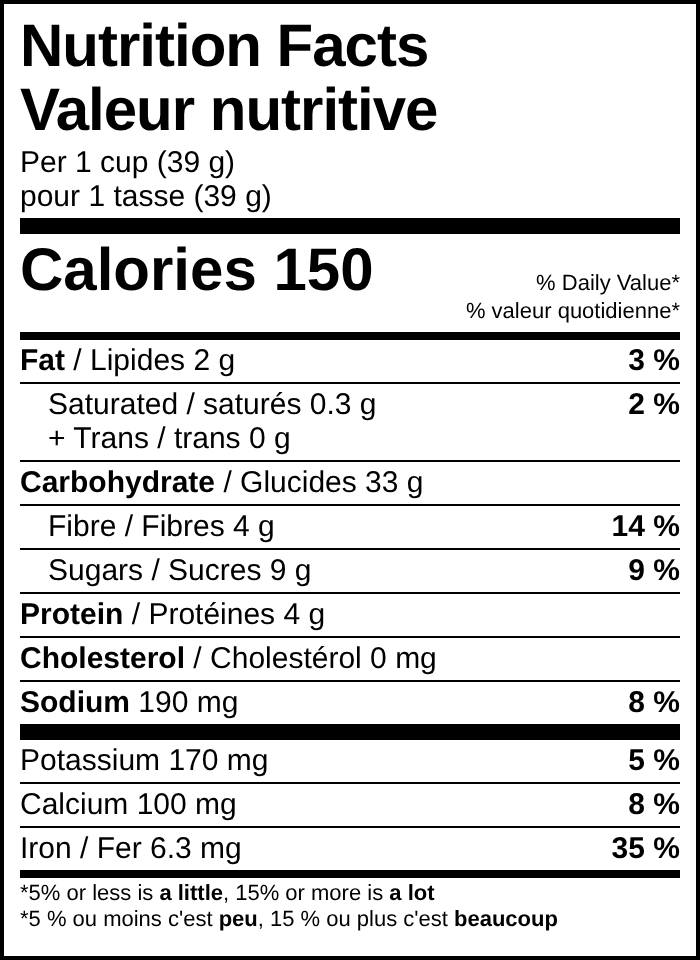
#> input picture test/ocr/img/cereal-ca.png, 700 x 960 px
$ python -i distort.py   (imports and definitions only)
#> lines starting #> are read from the running program, lines starting #| are printed output that depends on the picture
#> further down, picture is the input picture: PIL image 700x960 RGB; min 0, max 255, mean 213.7
# Phone-photo-like variants of the clean renders: rotation (small/90/180), blur, perspective + uneven light + noise + JPEG.
import json, random, numpy as np
from PIL import Image, ImageFilter, ImageDraw
# [1 line not run here, left out]
# [1 line that did not run here, left out]
def on_bg(im, pad=80, col=(196, 120, 60)):
#> called with pad = 120, col = (60, 140, 80)
    bg = Image.new('RGB', (im.width + 2 * pad, im.height + 2 * pad), col); bg.paste(im, (pad, pad)); return bg
#> after `bg = Image.new('RGB', (im.width + 2 * pad, im.height + 2 * pad), col)`:
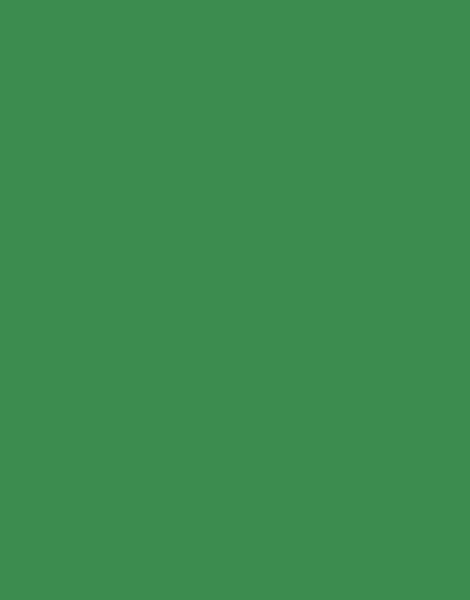
#> bg: PIL image 940x1200 RGB (shown at 1/2 size); mean R, G, B 60, 140, 80
#> after `bg.paste(im, (pad, pad))`:
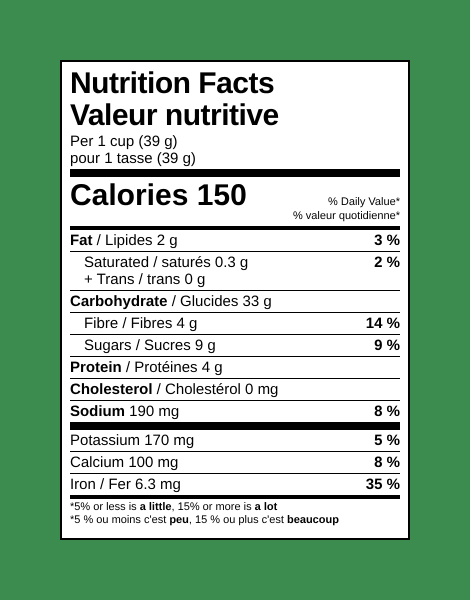
#> bg: PIL image 940x1200 RGB (shown at 1/2 size); mean R, G, B 151.5, 183.9, 159.6
def photo(im):
    im = on_bg(im.convert('RGB'), 120, random.choice([(40, 90, 160), (200, 60, 40), (230, 200, 60), (60, 140, 80)]))
    w, h = im.size; d = 0.06
#> after `w, h = im.size`: w = 940; h = 1200
    src = [(0, 0), (w, 0), (w, h), (0, h)]
    dst = [(w*random.uniform(0, d), h*random.uniform(0, d)), (w*(1-random.uniform(0, d)), h*random.uniform(0, d)), (w*(1-random.uniform(0, d)), h*(1-random.uniform(0, d))), (w*random.uniform(0, d), h*(1-random.uniform(0, d)))]
    A = []; B = []
    for (x, y), (u, v) in zip(dst, src):
        A += [[x, y, 1, 0, 0, 0, -u*x, -u*y], [0, 0, 0, x, y, 1, -v*x, -v*y]]; B += [u, v]
    coef = np.linalg.solve(np.array(A), np.array(B))
    im = im.transform((w, h), Image.PERSPECTIVE, coef, Image.BICUBIC, fillcolor=(30, 30, 30))
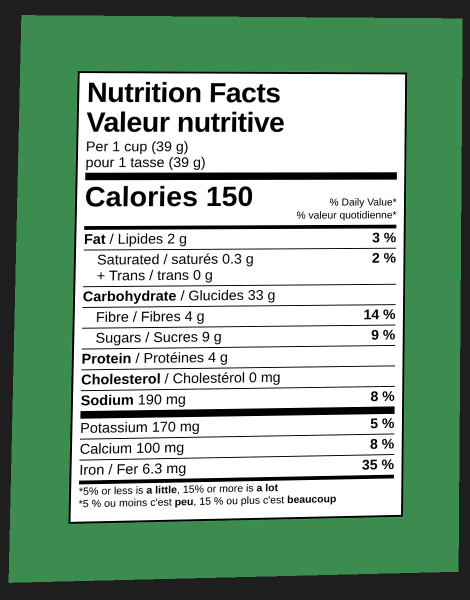
#> im: PIL image 940x1200 RGB (shown at 1/2 size); mean R, G, B 137.5, 166.1, 144.6
    im = im.rotate(random.uniform(-6, 6), Image.BICUBIC, expand=True, fillcolor=(30, 30, 30))
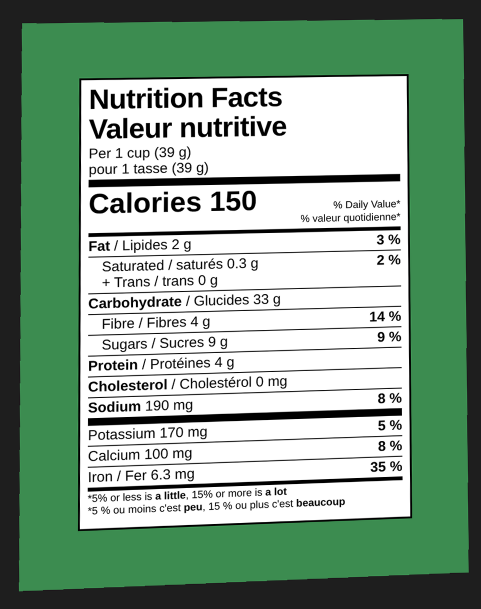
#> im: PIL image 962x1218 RGB (shown at 1/2 size); mean R, G, B 133.3, 160.9, 140.2
    a = np.asarray(im).astype(np.float32)
    yy, xx = np.mgrid[0:a.shape[0], 0:a.shape[1]]
    light = 0.62 + 0.38 * (xx / a.shape[1] * 0.6 + yy / a.shape[0] * 0.4)            # shadow gradient
    a = a * light[..., None] * np.array([1.0, 0.97, 0.9]) + np.random.normal(0, 7, a.shape)  # warm cast + sensor noise
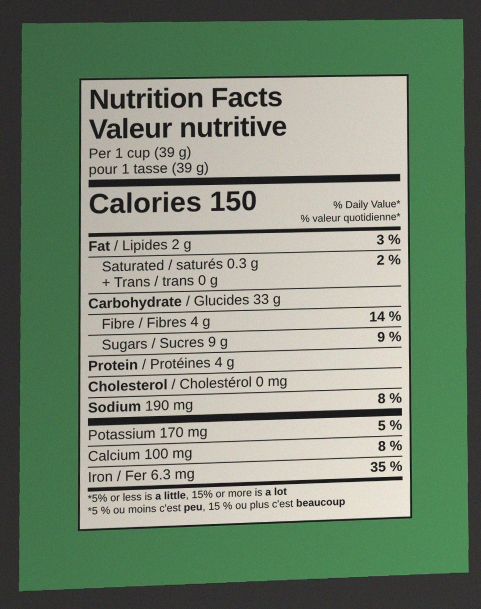
#> a: shape (1218, 962, 3) float64 (shown at 1/2 size); mean R, G, B 108.3, 126.7, 102.5; drawn with min black and max white
    im = Image.fromarray(np.clip(a, 0, 255).astype(np.uint8)).filter(ImageFilter.GaussianBlur(0.9))
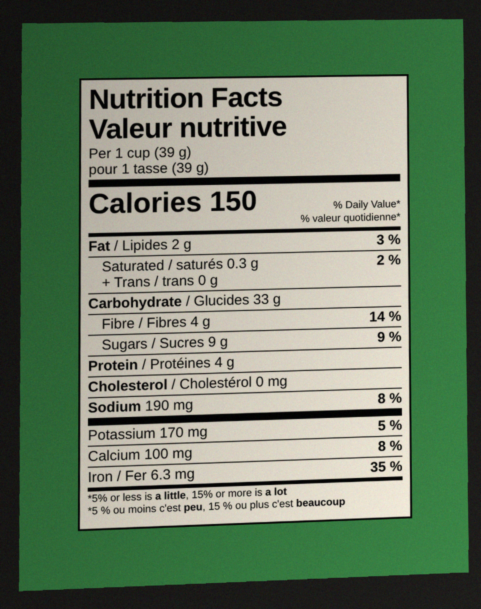
#> im: PIL image 962x1218 RGB (shown at 1/2 size); mean R, G, B 107.9, 126.4, 102.1
    s = 1400 / max(im.size); im = im.resize((int(im.width * s), int(im.height * s)), Image.LANCZOS)
#> after `s = 1400 / max(im.size)`: s = 1.15
#> after `im = im.resize((int(im.width * s), int(im.height * s)), Image.LANCZOS)`:
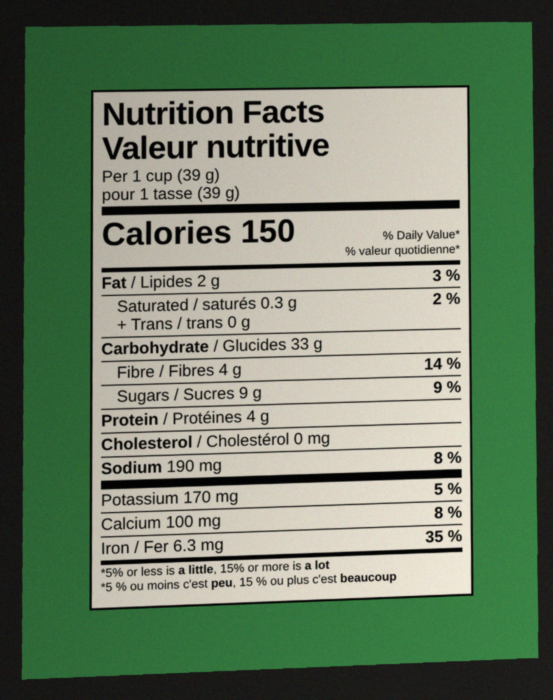
#> im: PIL image 1105x1400 RGB (shown at 1/2 size); mean R, G, B 107.9, 126.4, 102.1
    return im
V = {}
# [14 lines not run here, left out]

>>> from PIL import Image
>>> picture = Image.open('img/cereal-ca.png')
>>> result = photo(picture)

$ run again, on test/ocr/img/crackers-ca~rot5.png
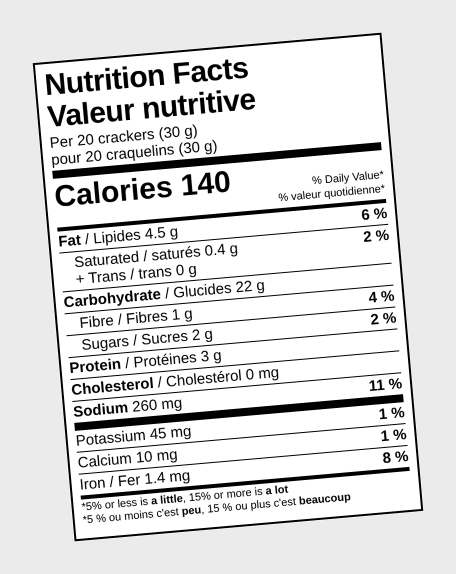
#> input picture test/ocr/img/crackers-ca~rot5.png, 912 x 1148 px (shown at 1/2 size)
#> picture is the input picture: PIL image 912x1148 RGB; min 0, max 255, mean 221.1
#> in on_bg, `bg.paste(im, (pad, pad))`:
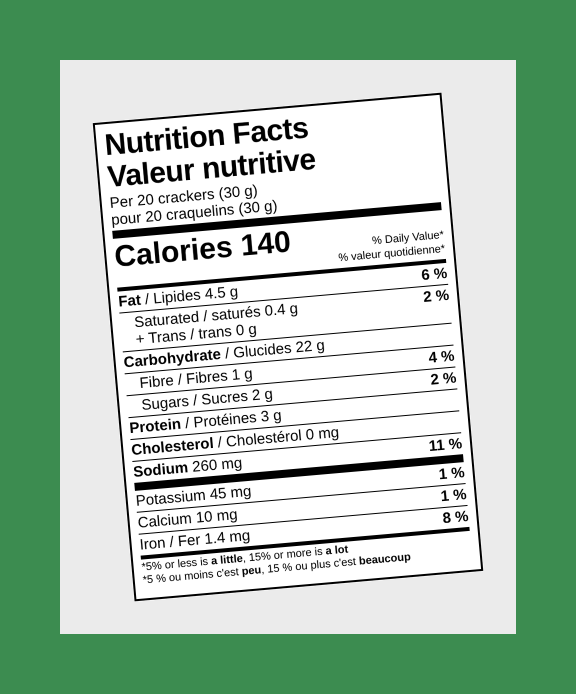
#> bg: PIL image 1152x1388 RGB (shown at 1/2 size); mean R, G, B 165.5, 193.1, 172.4
#> in photo, `im = im.resize((int(im.width * s), int(im.height * s)), Image.LANCZOS)`:
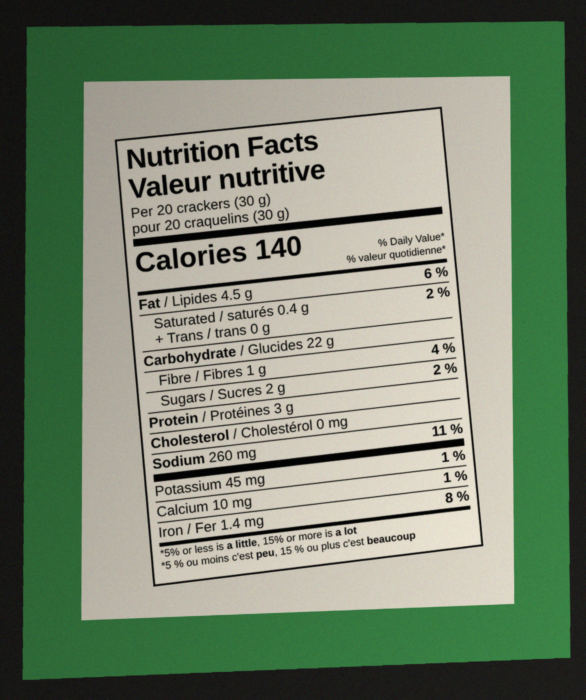
#> im: PIL image 1171x1400 RGB (shown at 1/2 size); mean R, G, B 117.5, 132.5, 110.1

$ run again, on test/ocr/img/crackers-us.png
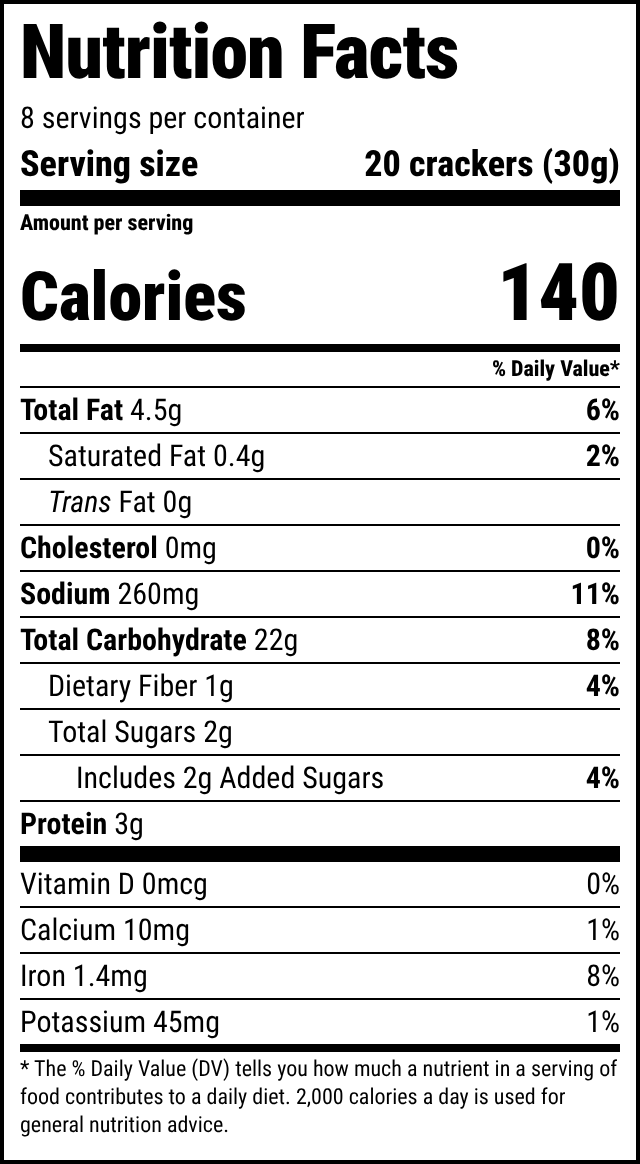
#> input picture test/ocr/img/crackers-us.png, 640 x 1164 px
#> picture is the input picture: PIL image 640x1164 RGB; min 0, max 255, mean 214.9
#> in on_bg, `bg.paste(im, (pad, pad))`:
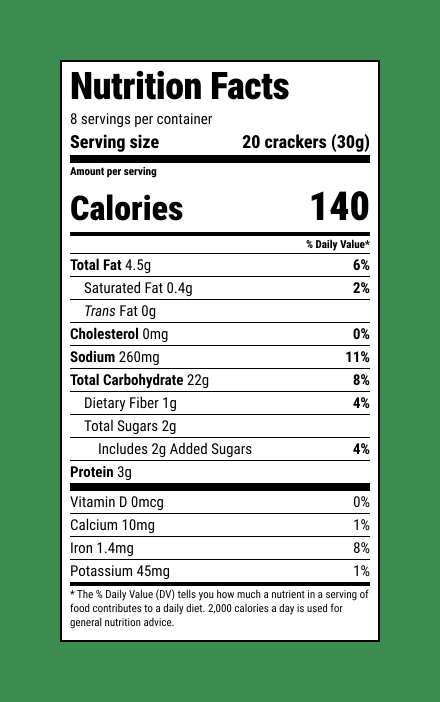
#> bg: PIL image 880x1404 RGB (shown at 1/2 size); mean R, G, B 153.4, 185.2, 161.3
#> in photo, `im = im.resize((int(im.width * s), int(im.height * s)), Image.LANCZOS)`:
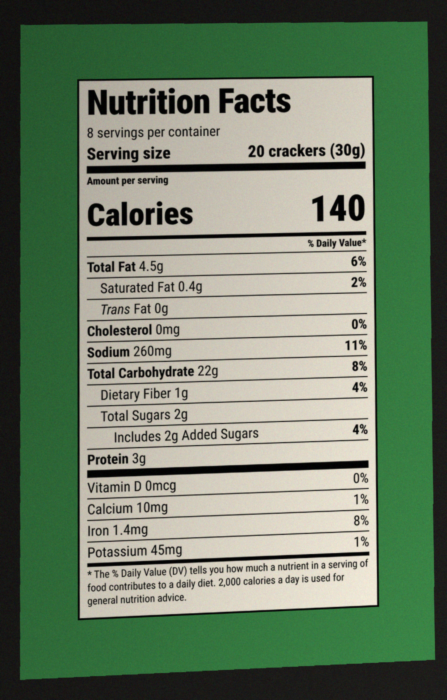
#> im: PIL image 893x1400 RGB (shown at 1/2 size); mean R, G, B 109.1, 127, 103.1
